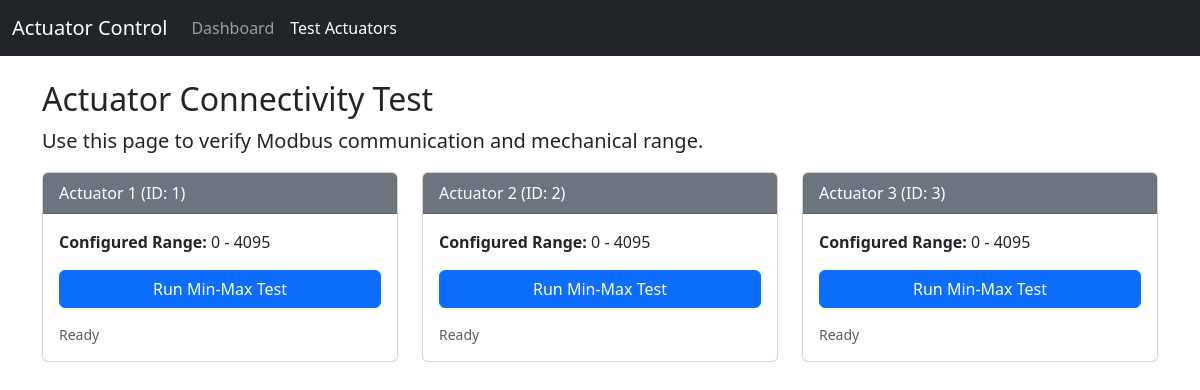
Screenshot of /actuator-test/ with the database file from the repository.
### apps/hardware/models.py (models this page shows, shortened)
class ActuatorConfig(models.Model):
    name = models.CharField(max_length=50)
    modbus_id = models.PositiveIntegerField(unique=True)
    min_position = models.IntegerField(default=0)
    max_position = models.IntegerField(default=4095)
    offset = models.IntegerField(default=0)

### apps/web/views.py (the view)
# urls.py: path('actuator-test/', TestActuatorsView.as_view(), name='test_actuators'),
class TestActuatorsView(TemplateView):
    template_name = "web/test_actuators.html"
    def get_context_data(self, **kwargs):
        context = super().get_context_data(**kwargs)
        context['actuators'] = ActuatorConfig.objects.all()
        return context

### apps/web/templates/web/test_actuators.html (shortened to what this page needs)
{% extends 'web/base.html' %}
{% block content %}
<h2>Actuator Connectivity Test</h2>
<p class="lead">Use this page to verify Modbus communication and mechanical range.</p>
<div class="row">
    {% for actuator in actuators %}
    <div class="col-md-4 mb-4">
        <div class="card h-100">
            <div class="card-header bg-secondary text-white">
                {{ actuator.name }} (ID: {{ actuator.modbus_id }})
            </div>
            <div class="card-body">
                <p><strong>Configured Range:</strong> {{ actuator.min_position }} - {{ actuator.max_position }}</p>
                <div class="d-grid gap-2">
                    <button class="btn btn-primary"
                        onclick="runTest({{ actuator.modbus_id }}, {{ actuator.min_position }}, {{ actuator.max_position }})"
                        id="btn-{{ actuator.modbus_id }}">
                        Run Min-Max Test
                    </button>
                    <div id="status-{{ actuator.modbus_id }}" class="small text-muted mt-2">Ready</div>
                </div>
            </div>
        </div>
    </div>
    {% empty %}
    <div class="col-12">
        <div class="alert alert-warning">No actuators configured in the system.</div>
    </div>
    {% endfor %}
</div>
{% endblock %}

### rows the page displays
ActuatorConfig: name "Actuator 1", modbus_id "1", min_position "0", max_position "4095"
ActuatorConfig: name "Actuator 2", modbus_id "2", min_position "0", max_position "4095"
ActuatorConfig: name "Actuator 3", modbus_id "3", min_position "0", max_position "4095"
